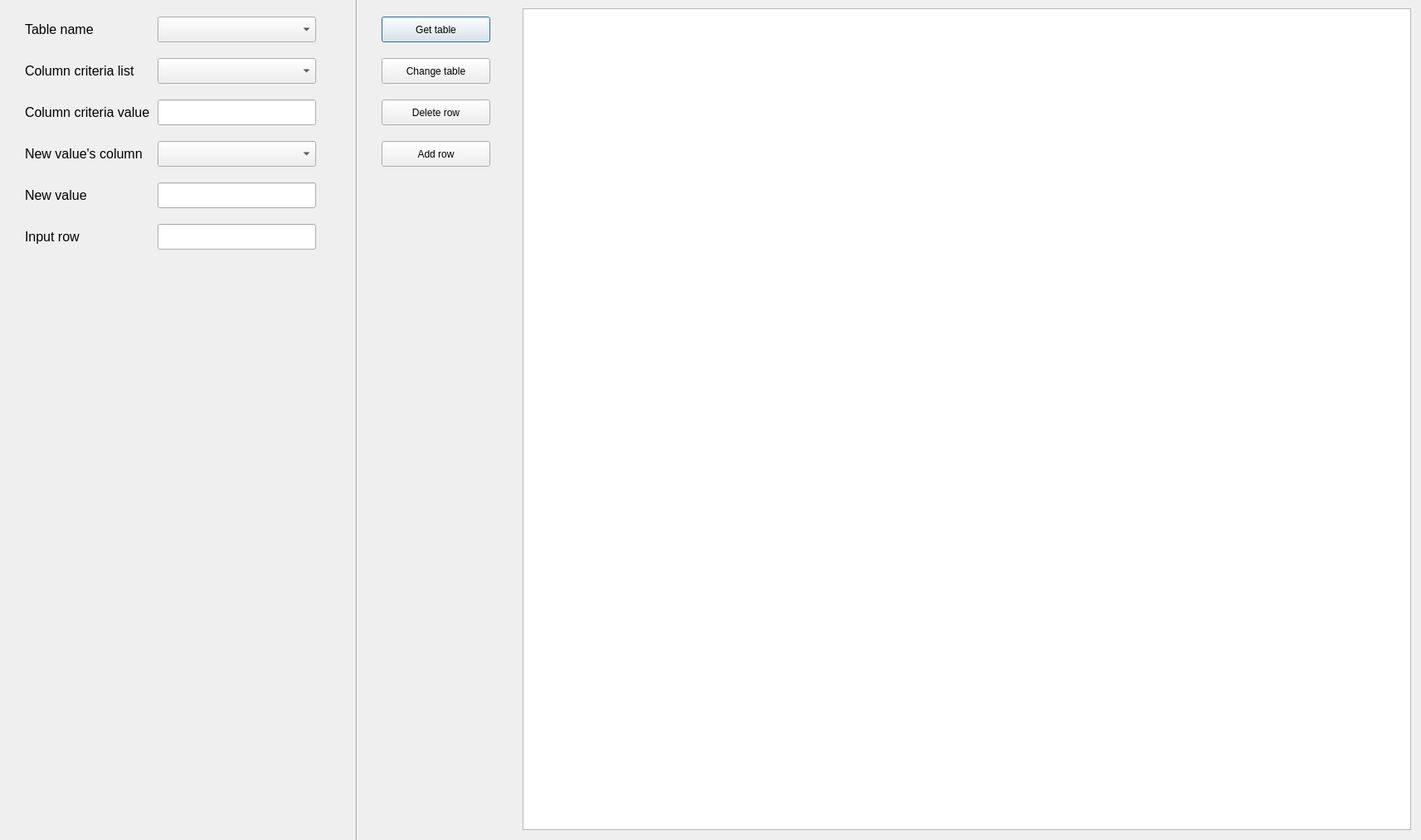
<?xml version="1.0" encoding="UTF-8"?>
<ui version="4.0">
 <class>Dialog</class>
 <widget class="QDialog" name="Dialog">
  <property name="geometry">
   <rect>
    <x>0</x>
    <y>0</y>
    <width>1713</width>
    <height>1013</height>
   </rect>
  </property>
  <property name="windowTitle">
   <string>Dialog</string>
  </property>
  <widget class="QPushButton" name="get_tabl">
   <property name="enabled">
    <bool>true</bool>
   </property>
   <property name="geometry">
    <rect>
     <x>460</x>
     <y>20</y>
     <width>131</width>
     <height>31</height>
    </rect>
   </property>
   <property name="text">
    <string>Get table</string>
   </property>
  </widget>
  <widget class="QTableWidget" name="tableWidget">
   <property name="enabled">
    <bool>true</bool>
   </property>
   <property name="geometry">
    <rect>
     <x>630</x>
     <y>10</y>
     <width>1071</width>
     <height>991</height>
    </rect>
   </property>
   <property name="toolTip">
    <string/>
   </property>
  </widget>
  <widget class="QPushButton" name="change_table">
   <property name="geometry">
    <rect>
     <x>460</x>
     <y>70</y>
     <width>131</width>
     <height>31</height>
    </rect>
   </property>
   <property name="text">
    <string>Change table</string>
   </property>
  </widget>
  <widget class="QComboBox" name="tables_list">
   <property name="geometry">
    <rect>
     <x>190</x>
     <y>20</y>
     <width>191</width>
     <height>31</height>
    </rect>
   </property>
   <property name="currentText">
    <string/>
   </property>
  </widget>
  <widget class="QLabel" name="label">
   <property name="geometry">
    <rect>
     <x>30</x>
     <y>20</y>
     <width>141</width>
     <height>31</height>
    </rect>
   </property>
   <property name="font">
    <font>
     <pointsize>12</pointsize>
    </font>
   </property>
   <property name="text">
    <string>Table name</string>
   </property>
  </widget>
  <widget class="QComboBox" name="column_list">
   <property name="geometry">
    <rect>
     <x>190</x>
     <y>70</y>
     <width>191</width>
     <height>31</height>
    </rect>
   </property>
   <property name="currentText">
    <string/>
   </property>
  </widget>
  <widget class="QLabel" name="label_2">
   <property name="geometry">
    <rect>
     <x>30</x>
     <y>70</y>
     <width>141</width>
     <height>31</height>
    </rect>
   </property>
   <property name="font">
    <font>
     <pointsize>12</pointsize>
    </font>
   </property>
   <property name="text">
    <string>Column criteria list</string>
   </property>
  </widget>
  <widget class="Line" name="line">
   <property name="geometry">
    <rect>
     <x>420</x>
     <y>-10</y>
     <width>21</width>
     <height>1101</height>
    </rect>
   </property>
   <property name="orientation">
    <enum>Qt::Vertical</enum>
   </property>
  </widget>
  <widget class="QLabel" name="label_3">
   <property name="geometry">
    <rect>
     <x>30</x>
     <y>120</y>
     <width>151</width>
     <height>31</height>
    </rect>
   </property>
   <property name="font">
    <font>
     <pointsize>12</pointsize>
    </font>
   </property>
   <property name="text">
    <string>Column criteria value</string>
   </property>
  </widget>
  <widget class="QLineEdit" name="column_value">
   <property name="geometry">
    <rect>
     <x>190</x>
     <y>120</y>
     <width>191</width>
     <height>31</height>
    </rect>
   </property>
  </widget>
  <widget class="QLineEdit" name="new_value">
   <property name="geometry">
    <rect>
     <x>190</x>
     <y>220</y>
     <width>191</width>
     <height>31</height>
    </rect>
   </property>
   <property name="placeholderText">
    <string/>
   </property>
  </widget>
  <widget class="QLabel" name="label_4">
   <property name="geometry">
    <rect>
     <x>30</x>
     <y>220</y>
     <width>141</width>
     <height>31</height>
    </rect>
   </property>
   <property name="font">
    <font>
     <pointsize>12</pointsize>
    </font>
   </property>
   <property name="text">
    <string>New value</string>
   </property>
  </widget>
  <widget class="QLabel" name="label_5">
   <property name="geometry">
    <rect>
     <x>30</x>
     <y>170</y>
     <width>141</width>
     <height>31</height>
    </rect>
   </property>
   <property name="font">
    <font>
     <pointsize>12</pointsize>
    </font>
   </property>
   <property name="text">
    <string>New value's column</string>
   </property>
  </widget>
  <widget class="QComboBox" name="new_v_col_list">
   <property name="geometry">
    <rect>
     <x>190</x>
     <y>170</y>
     <width>191</width>
     <height>31</height>
    </rect>
   </property>
   <property name="currentText">
    <string/>
   </property>
  </widget>
  <widget class="QPushButton" name="delete_row">
   <property name="geometry">
    <rect>
     <x>460</x>
     <y>120</y>
     <width>131</width>
     <height>31</height>
    </rect>
   </property>
   <property name="text">
    <string>Delete row</string>
   </property>
  </widget>
  <widget class="QPushButton" name="add_row">
   <property name="geometry">
    <rect>
     <x>460</x>
     <y>170</y>
     <width>131</width>
     <height>31</height>
    </rect>
   </property>
   <property name="text">
    <string>Add row</string>
   </property>
  </widget>
  <widget class="QLineEdit" name="input_row_data">
   <property name="geometry">
    <rect>
     <x>190</x>
     <y>270</y>
     <width>191</width>
     <height>31</height>
    </rect>
   </property>
   <property name="placeholderText">
    <string/>
   </property>
  </widget>
  <widget class="QLabel" name="label_6">
   <property name="geometry">
    <rect>
     <x>30</x>
     <y>270</y>
     <width>141</width>
     <height>31</height>
    </rect>
   </property>
   <property name="font">
    <font>
     <pointsize>12</pointsize>
    </font>
   </property>
   <property name="text">
    <string>Input row</string>
   </property>
  </widget>
 </widget>
 <resources/>
 <connections/>
</ui>
